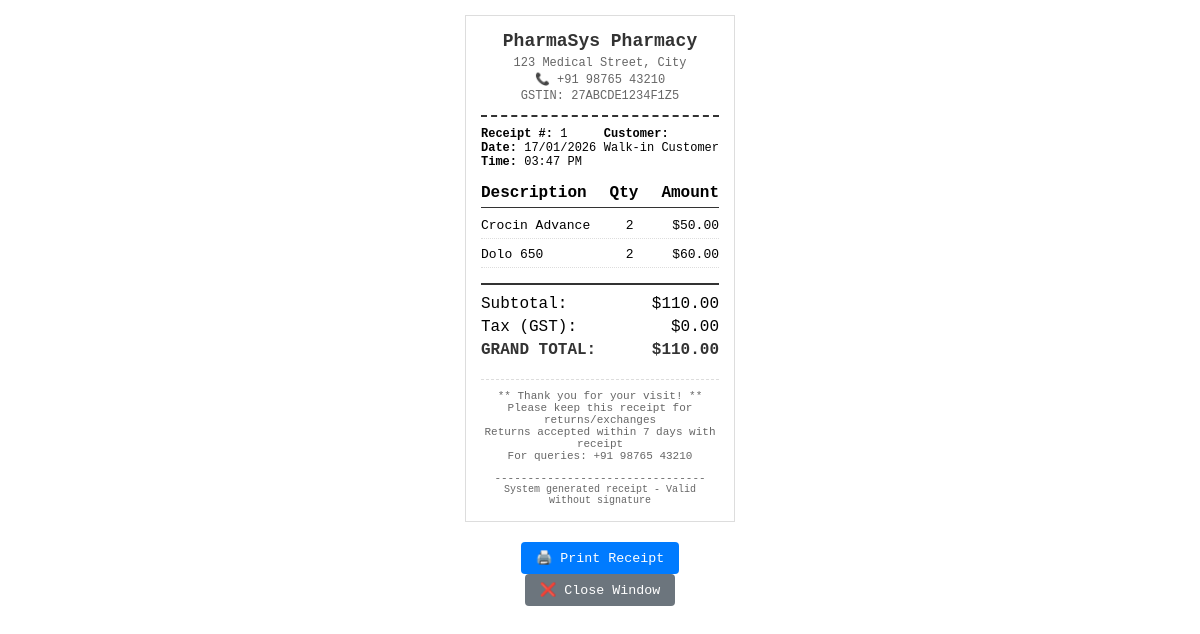
The page /includes/receipt.php?sale_id=1 (signed in) on the database its author committed.
### tables this page shows
CREATE TABLE sales (
    id INT AUTO_INCREMENT PRIMARY KEY,
    customer_name VARCHAR(255),
    total DECIMAL(10,2) NOT NULL,
    sold_at TIMESTAMP DEFAULT CURRENT_TIMESTAMP
);

CREATE TABLE sale_items (
    id INT AUTO_INCREMENT PRIMARY KEY,
    sale_id INT NOT NULL,
    batch_id INT NOT NULL,
    medicine_id INT NOT NULL,
    quantity INT NOT NULL,
    unit_price DECIMAL(10,2) NOT NULL,
    FOREIGN KEY (sale_id) REFERENCES sales(id) ON DELETE CASCADE,
    FOREIGN KEY (batch_id) REFERENCES batches(id),
    FOREIGN KEY (medicine_id) REFERENCES medicines(id),
    INDEX idx_sale_id (sale_id)
);

CREATE TABLE medicines (
    id INT AUTO_INCREMENT PRIMARY KEY,
    name VARCHAR(255) NOT NULL,
    generic_name VARCHAR(255),
    dosage VARCHAR(100),
    price DECIMAL(10,2) NOT NULL,
    created_at TIMESTAMP DEFAULT CURRENT_TIMESTAMP
);

### includes/receipt.php (the view, shortened to what this page needs)
<?php
require_once 'config.php';
$sale_id = (int)($_GET['sale_id'] ?? 0);
$stmt = $pdo->prepare("
    SELECT
        s.id, s.customer_name, s.total, s.sold_at,
        GROUP_CONCAT(
            CONCAT(m.name, ' (', si.quantity, ' × ₹', si.unit_price, ') = ₹', si.quantity * si.unit_price)
            SEPARATOR '\n'
        ) as items
    FROM sales s
    JOIN sale_items si ON s.id = si.sale_id
    JOIN medicines m ON si.medicine_id = m.id
    WHERE s.id = ?
    GROUP BY s.id
");
$stmt->execute([$sale_id]);
$sale = $stmt->fetch();
$pharmacy_name = "PharmaSys Pharmacy";
$pharmacy_address = "123 Medical Street, City";
$pharmacy_phone = "+91 98765 43210";
$pharmacy_gst = "GSTIN: 27ABCDE1234F1Z5";
?>
<!DOCTYPE html>
<html lang="en">
<head>
</head>
<body>
    <div class="receipt">
        <div class="header">
            <h2><?= htmlspecialchars($pharmacy_name) ?></h2>
            <p><?= htmlspecialchars($pharmacy_address) ?></p>
            <p>📞 <?= htmlspecialchars($pharmacy_phone) ?></p>
            <p><?= htmlspecialchars($pharmacy_gst) ?></p>
        </div>
        <div class="sale-info">
            <div>
                <strong>Receipt #:</strong> <?= $sale_id ?><br>
                <strong>Date:</strong> <?= date('d/m/Y', strtotime($sale['sold_at'])) ?><br>
                <strong>Time:</strong> <?= date('h:i A', strtotime($sale['sold_at'])) ?>
            </div>
            <div>
                <?php if ($sale['customer_name']): ?>
                <strong>Customer:</strong><br>
                <?= htmlspecialchars($sale['customer_name']) ?>
                <?php endif; ?>
            </div>
        </div>
        <div class="items">
            <div style="display: flex; justify-content: space-between; font-weight: bold; margin-bottom: 10px; border-bottom: 1px solid #333; padding-bottom: 5px;">
                <div>Description</div>
                <div>Qty</div>
                <div>Amount</div>
            </div>
            <?php
            $stmt = $pdo->prepare("
                SELECT m.name, si.quantity, si.unit_price,
                       (si.quantity * si.unit_price) as total
                FROM sale_items si
                JOIN medicines m ON si.medicine_id = m.id
                WHERE si.sale_id = ?
            ");
            $stmt->execute([$sale_id]);
            $items = $stmt->fetchAll();
            foreach ($items as $item):
            ?>
            <div class="item-row">
                <div class="item-name"><?= htmlspecialchars($item['name']) ?></div>
                <div class="item-qty"><?= $item['quantity'] ?></div>
                <div class="item-price">$<?= number_format($item['total'], 2) ?></div>
            </div>
            <?php endforeach; ?>
        </div>
        <div class="total-section">
            <div class="total-row">
                <div>Subtotal:</div>
                <div>$<?= number_format($sale['total'], 2) ?></div>
            </div>
            <div class="total-row">
                <div>Tax (GST):</div>
                <div>$0.00</div>
            </div>
            <div class="total-row grand-total">
                <div>GRAND TOTAL:</div>
                <div>$<?= number_format($sale['total'], 2) ?></div>
            </div>
        </div>
        <div class="footer">
            <p>** Thank you for your visit! **</p>
            <p>Please keep this receipt for returns/exchanges</p>
            <p>Returns accepted within 7 days with receipt</p>
            <p>For queries: <?= htmlspecialchars($pharmacy_phone) ?></p>
            <p style="margin-top: 10px;">--------------------------------</p>
            <p style="font-size: 10px;">System generated receipt - Valid without signature</p>
        </div>
    </div>
    <div class="actions no-print">
        <button class="btn" onclick="window.print()">
            🖨️ Print Receipt
        </button>
        <button class="btn" onclick="window.close()" style="background: #6c757d;">
            ❌ Close Window
        </button>
    </div>
</body>
</html>

### includes/receipt.php (style rules this page uses)
* { margin: 0; padding: 0; box-sizing: border-box; font-family: 'Courier New', monospace; }
body { padding: 15px; max-width: 300px; margin: 0 auto; background: white; }
.receipt { border: 1px solid #ddd; padding: 15px; background: white; }
.header { text-align: center; border-bottom: 2px dashed #333; padding-bottom: 10px; margin-bottom: 10px; }
.header h2 { font-size: 18px; margin-bottom: 5px; color: #333; }
.header p { font-size: 12px; color: #666; margin: 2px 0; }
.sale-info { display: flex; justify-content: space-between; margin-bottom: 10px; font-size: 12px; }
.items { margin: 15px 0; }
.item-row { display: flex; justify-content: space-between; margin-bottom: 8px; padding-bottom: 5px; border-bottom: 1px dotted #ddd; font-size: 13px; }
.item-name { flex: 2; }
.item-qty { flex: 1; text-align: center; }
.item-price { flex: 1; text-align: right; }
.total-section { border-top: 2px solid #333; padding-top: 10px; margin-top: 10px; text-align: right; }
.total-row { display: flex; justify-content: space-between; margin-bottom: 5px; }
.grand-total { font-weight: bold; font-size: 16px; color: #333; }
.footer { text-align: center; margin-top: 20px; font-size: 11px; color: #666; border-top: 1px dashed #ddd; padding-top: 10px; }
.actions { margin-top: 20px; text-align: center; }
.btn { padding: 8px 15px; margin: 0 5px; border: none; background: #007bff; color: white; cursor: pointer; border-radius: 4px; }

### rows shown on the page
sales: sold_at "17/01/2026", sold_at "03:47 PM", customer_name "Walk-in Customer", total "110.00"
sale_items: medicine.name "Crocin Advance", quantity "2", total "50.00"
sale_items: medicine.name "Dolo 650", quantity "2", total "60.00"

### other values the page prints
$pharmacy_name "PharmaSys Pharmacy"
$pharmacy_address "123 Medical Street, City"
$pharmacy_phone "+91 98765 43210"
$pharmacy_gst "GSTIN: 27ABCDE1234F1Z5"
$sale_id "1"
